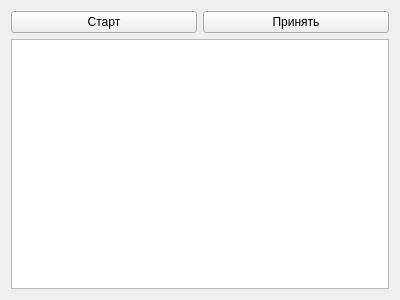
<?xml version="1.0" encoding="UTF-8"?>
<ui version="4.0">
 <class>Client</class>
 <widget class="QWidget" name="Client">
  <property name="geometry">
   <rect>
    <x>0</x>
    <y>0</y>
    <width>400</width>
    <height>300</height>
   </rect>
  </property>
  <property name="windowTitle">
   <string>Form</string>
  </property>
  <layout class="QVBoxLayout" name="verticalLayout_2">
   <item>
    <layout class="QVBoxLayout" name="verticalLayout">
     <item>
      <layout class="QHBoxLayout" name="horizontalLayout">
       <item>
        <widget class="QPushButton" name="Start_button">
         <property name="text">
          <string>Старт</string>
         </property>
        </widget>
       </item>
       <item>
        <widget class="QPushButton" name="CAccept_button">
         <property name="text">
          <string>Принять</string>
         </property>
        </widget>
       </item>
      </layout>
     </item>
     <item>
      <widget class="QTextBrowser" name="sclient"/>
     </item>
    </layout>
   </item>
  </layout>
 </widget>
 <resources/>
 <connections/>
</ui>
